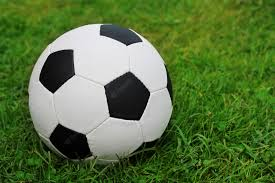
#> input picture s.jpg, 275 x 183 px
$ python -i assets.py   (imports and definitions only)
#> lines starting #> are read from the running program, lines starting #| are printed output that depends on the picture; after the words box and inside, x2 and y2 are one past the last pixel; in counts of white or black regions, pixels touching at a corner belong together
#> further down, picture is the input picture: shape (183, 275, 3); mean B, G, R 62.9, 115.3, 88.7
import cv2
from sklearn.cluster import KMeans
from sklearn.cluster import MiniBatchKMeans
import numpy as np
from tensorflow.keras.applications.resnet import  preprocess_input


pallete = {
    'b': (0, 0, 128),
    'r': (255, 0, 0),
    'c': (0, 192, 192),
    'm': (192, 0, 192),
    'y': (192, 192, 0),
    'k': (0, 0, 0),
     'w': (255, 255, 255)
}

# pallete = {
#     'b': (0, 0, 128),
#     'r': (255, 0, 0),
#     'y': (192, 192, 0)

# }
color_ranges = [
    ((0, 0, 0), (85, 85, 85)),
    ((85, 85, 85), (170, 170, 170)),
    ((170, 170, 170), (255, 255, 255)),
    # Add an additional range
    ((255, 255, 255), (255, 255, 255))
]

custom_colors = [
    (255, 0, 0),    # Custom color 1: Red
    (0, 0, 255),    # Custom color 2: Blue
    (255, 255, 0),  # Custom color 3: Yellow
    (128, 128, 128)  # Custom color 4: New color for the additional range
]

color_for_labels = (2 ** 11 - 1, 2 ** 15 - 1, 2 ** 20 - 1)

# [62 lines left out: functions xyxy_to_xywh, xyxy_to_tlwh, compute_color_for_labels, draw_boxes, transform_matrix, not called in this run]
def edges(img):
    import cv2
    import numpy as np

    # Read the image
    image = img

    # Convert the image to grayscale
    gray = cv2.cvtColor(image, cv2.COLOR_BGR2GRAY)
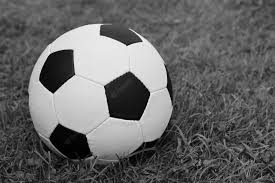
#> gray: shape (183, 275); min 0, max 254, mean 101.3

    # Apply Gaussian smoothing
    blurred = cv2.GaussianBlur(gray, (5, 5), 0)
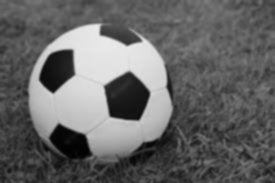
#> blurred: shape (183, 275); min 1, max 235, mean 101.3

    # Perform Canny edge detection with threshold values
    edges = cv2.Canny(blurred, 40,60)
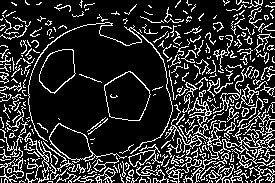
#> edges: shape (183, 275); 18.3% white in thin lines or dots

    # Apply morphological operations
    kernel = cv2.getStructuringElement(cv2.MORPH_ELLIPSE, (5, 5))
    closed_edges = cv2.morphologyEx(edges, cv2.MORPH_CLOSE, kernel)
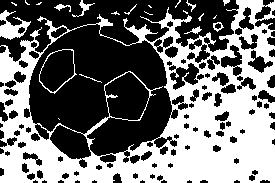
#> closed_edges: shape (183, 275); 44.7% white; 22 white regions (11 under 20 px)

    # Find the outermost contour representing the edges
    contours, _ = cv2.findContours(closed_edges.copy(), cv2.RETR_EXTERNAL, cv2.CHAIN_APPROX_SIMPLE)
#> contours = 19 contours, 13 with area under 20; largest, box (x1, y1, x2, y2) and area: (0, 0, 275, 183) 40087, (0, 10, 31, 40) 392, (213, 22, 224, 32) 58, (72, 0, 95, 17) 56, (184, 26, 202, 34) 33, (54, 4, 71, 12) 32
    outer_contour = max(contours, key=cv2.contourArea)
#> outer_contour = contour of 949 points, box (x1, y1, x2, y2) (0, 0, 275, 183), area 40087

    # Create a mask for the region inside the edges
    mask = np.zeros_like(gray)
    cv2.drawContours(mask, [outer_contour], 0, (255), thickness=cv2.FILLED)
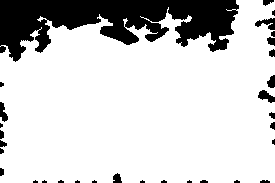
#> mask: shape (183, 275); 81.3% white; 31 black regions (14 under 20 px), largest, box (x1, y1, x2, y2) and area: (0, 0, 239, 62) 8399, (255, 18, 275, 30) 131, (258, 90, 275, 103) 122

    # Set the region outside the edges to black
    result = cv2.bitwise_and(image, image, mask=mask)
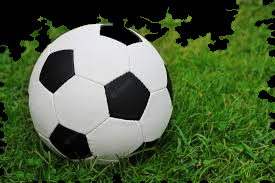
#> result: shape (183, 275, 3); mean B, G, R 57.9, 94.4, 74.9
    return result

# Color Detection with K-means
# [140 lines left out: functions detect_color, detect_color2, closest_color, not called in this run]


import numpy as np

# [7 lines of commented-out code are left out]


import numpy as np

import numpy as np


# [21 lines left out: function assign_color_to_range, not called in this run]


>>> import cv2
>>> picture = cv2.imread('../s.jpg')
>>> result = edges(picture)
